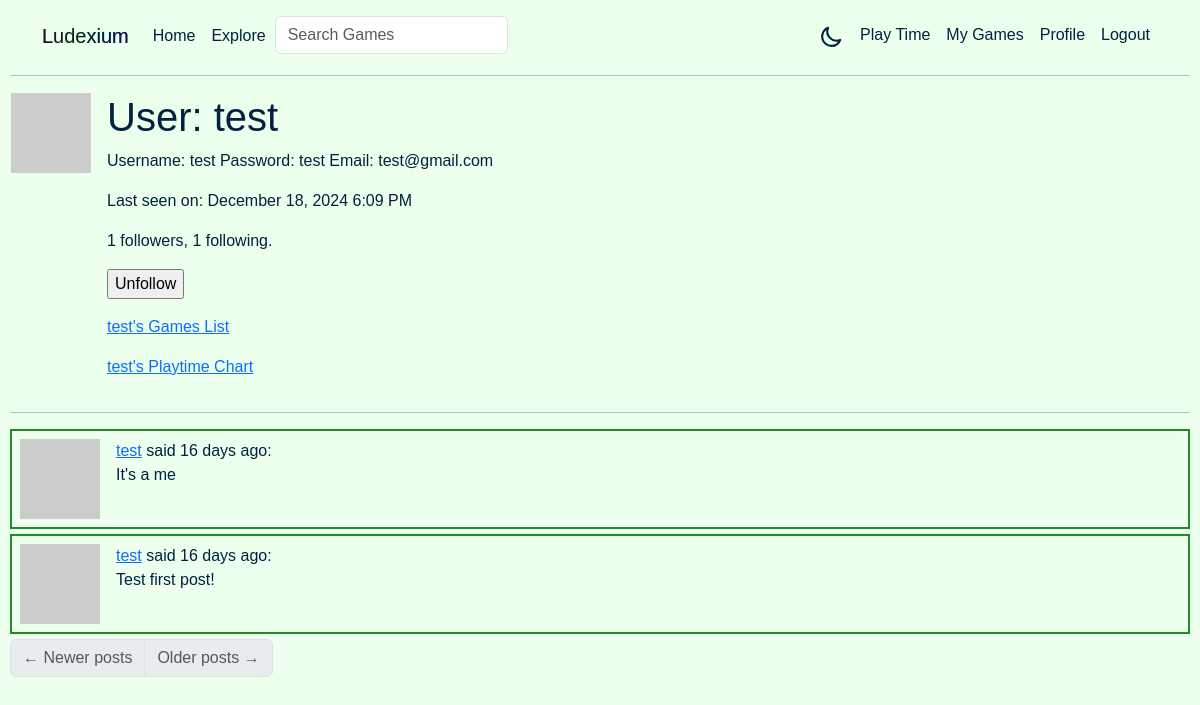
The app's page /user/test (signed in), older data.
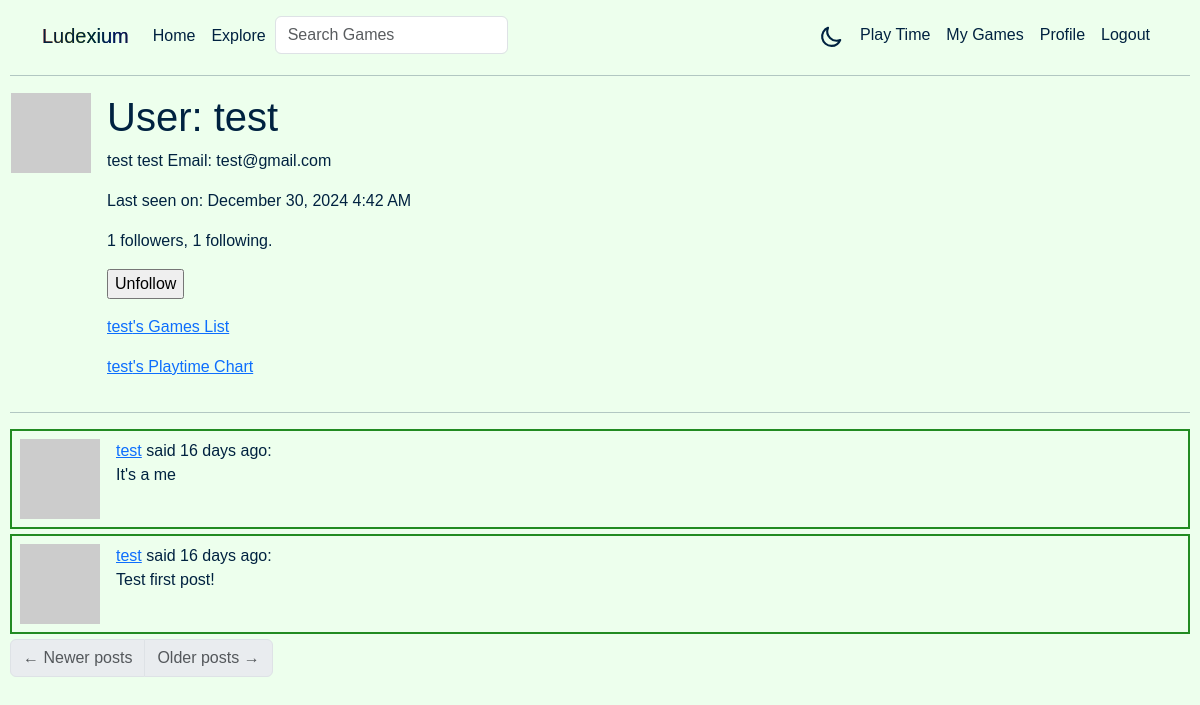
The same page, newer data.
### app/models.py (models this page shows, shortened)
class User(UserMixin, db.Model):
    id: so.Mapped[int] = so.mapped_column(primary_key=True)
    username: so.Mapped[str] = so.mapped_column(sa.String(64), index=True, unique=True)
    email: so.Mapped[str] = so.mapped_column(sa.String(120), index=True, unique=True)
    password_hash: so.Mapped[Optional[str]] = so.mapped_column(sa.String(256))
    about_me: so.Mapped[Optional[str]] = so.mapped_column(sa.String(140))
    last_seen: so.Mapped[Optional[datetime]] = so.mapped_column(default=lambda: datetime.now(timezone.utc))
    played_games: so.WriteOnlyMapped[Play] = so.relationship('Play', back_populates='user', lazy='dynamic')
    posts: so.WriteOnlyMapped['Post'] = so.relationship(back_populates='author')
    following: so.WriteOnlyMapped['User'] = so.relationship(
        secondary=followers, primaryjoin=(followers.c.follower_id == id),
        secondaryjoin=(followers.c.followed_id == id),
        back_populates='followers')
    followers: so.WriteOnlyMapped['User'] = so.relationship(
        secondary=followers, primaryjoin=(followers.c.followed_id == id),
        secondaryjoin=(followers.c.follower_id == id),
        back_populates='following')
    def avatar(self, size):
        digest = md5(self.email.lower().encode('utf-8')).hexdigest()
        return f'https://www.gravatar.com/avatar/{digest}?d=identicon&s={size}'
    def is_following(self, user):
        query = self.following.select().where(User.id == user.id)
        return db.session.scalar(query) is not None
    def followers_count(self):
        query = sa.select(sa.func.count()).select_from(
            self.followers.select().subquery())
        return db.session.scalar(query)
    def following_count(self):
        query = sa.select(sa.func.count()).select_from(
            self.following.select().subquery())
        return db.session.scalar(query)

### app/routes.py (the view)
@app.route('/user/<username>')
@login_required
def user(username):
    user = db.first_or_404(sa.select(User).where(User.username == username))
    page = request.args.get('page', 1, type=int)
    query = user.posts.select().order_by(Post.timestamp.desc())
    posts = db.paginate(query, page=page,
                        per_page=app.config['POSTS_PER_PAGE'],
                        error_out=False)
    next_url = url_for('user', username=user.username, page=posts.next_num) if posts.has_next else None
    prev_url = url_for('user', username=user.username, page=posts.prev_num) if posts.has_prev else None
    form = EmptyForm()
    return render_template('user.html', title=f'{user.username} on Ludexium', user=user, posts=posts.items,
                           next_url=next_url, prev_url=prev_url, form=form)

### app/forms.py
class SearchForm(FlaskForm):
    q = StringField('Search Games', validators=[DataRequired()])
    def __init__(self, *args, **kwargs):
        if 'formdata' not in kwargs:
            kwargs['formdata'] = request.args
        if 'meta' not in kwargs:
            kwargs['meta'] = {'csrf': False}
        super(SearchForm, self).__init__(*args, **kwargs)

class EmptyForm(FlaskForm):
    submit = SubmitField('Submit')

### app/models.py (called while the page is built)
@login.user_loader
def load_user(id):
    return db.session.get(User, int(id))

### app/routes.py (called while the page is built)
@app.before_request
def before_request():
    if current_user.is_authenticated:
        current_user.last_seen = datetime.now(timezone.utc)
        g.search_form = SearchForm()
        db.session.commit()

### app/templates/user.html (shortened to what this page needs)
{% extends "base.html" %}
{% block content %}
    <table>
        <tr valign="top">
            <td><img src="{{ user.avatar(128) }}"></td>
            <td class="user-profile-info">
                <h1>User: {{ user.username }}</h1>
                {% if user.about_me %}<p>{{ user.about_me }}</p>{% endif %}
                {% if user.last_seen %}
                <p>Last seen on: {{ moment(user.last_seen).format('LLL') }}</p>
                {% endif %}
                <p>{{ user.followers_count() }} followers, {{ user.following_count() }} following.</p>
                {% if user == current_user %}
                <p><a href="{{ url_for('edit_profile') }}">Edit your profile</a></p>
                {% else %}
                <p>
                    <form action="{{ url_for('unfollow', username=user.username) }}" method="post">
                        {{ form.submit(value='Unfollow') }}
                    </form>
                </p>
                {% endif %}
                <p>
                    <a href="{{ url_for('my_games', username=user.username) }}">
                        {{ user.username }}'s Games List
                    </a>
                </p>
                <p>
                    <a href="{{ url_for('playtime', username=user.username) }}">
                        {{ user.username }}'s Playtime Chart
                    </a>
                </p>
            </td>
        </tr>
    </table>
    <hr>
    {% for post in posts %}
        {% include '_post.html' %}
    {% endfor %}
    <nav aria-label="Post navigation">
        <ul class="pagination">
            <li class="page-item{% if not prev_url %} disabled{% endif %}">
                <a class="page-link" href="{{ prev_url }}">
                    <span aria-hidden="true">&larr;</span> Newer posts
                </a>
            </li>
            <li class="page-item{% if not next_url %} disabled{% endif %}">
                <a class="page-link" href="{{ next_url }}">
                    Older posts <span aria-hidden="true">&rarr;</span>
                </a>
            </li>
        </ul>
    </nav>
{% endblock %}

Row changes from the older to the newer data that the page shows:
changed User "test": about_me "Username: test Password: test Email: test@gmail.com" → "test test Email: test@gmail.com"; last_seen "December 18, 2024 6:09 PM" → "December 30, 2024 4:42 AM"
